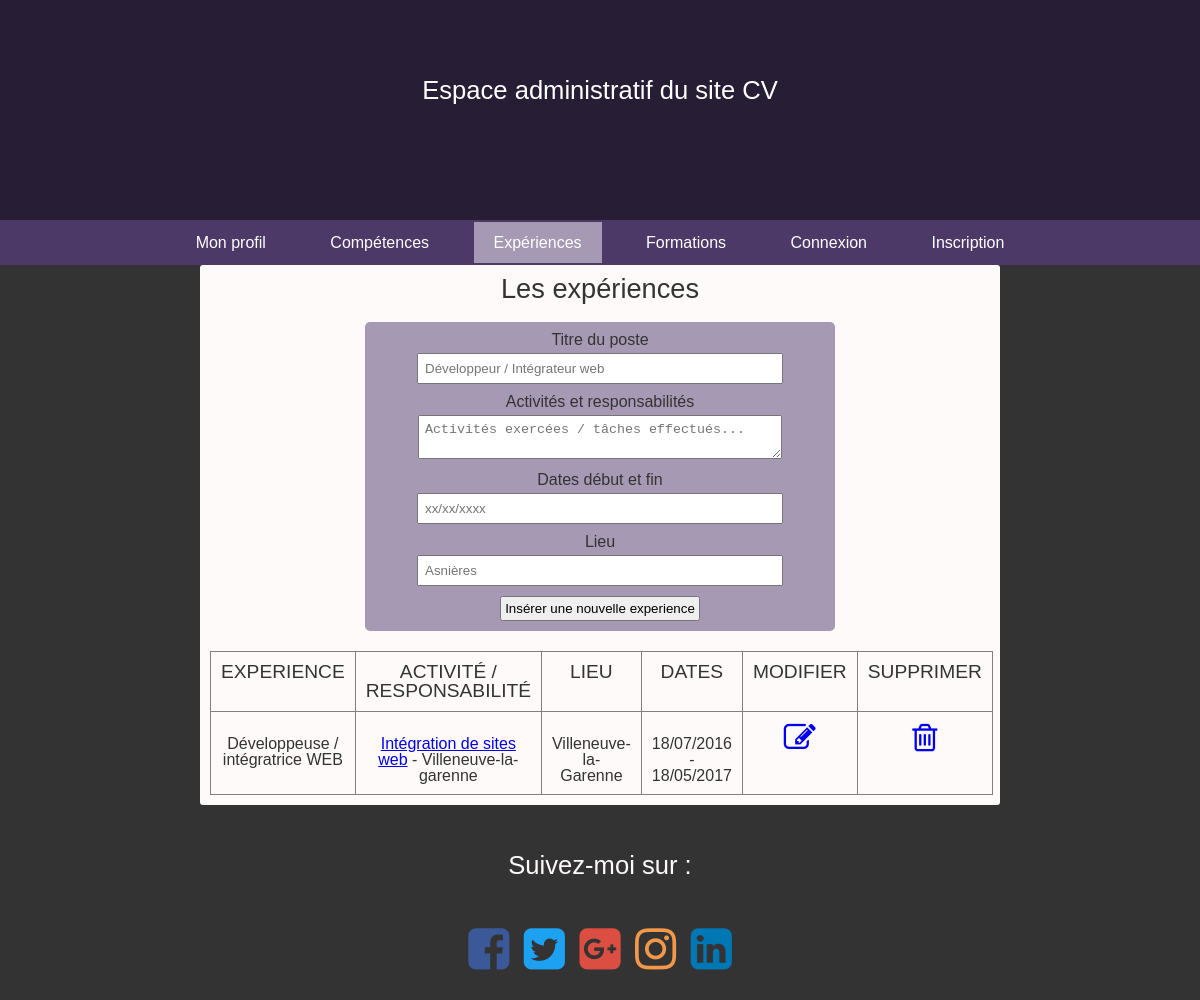
Before: /experiences.php with the older database file.
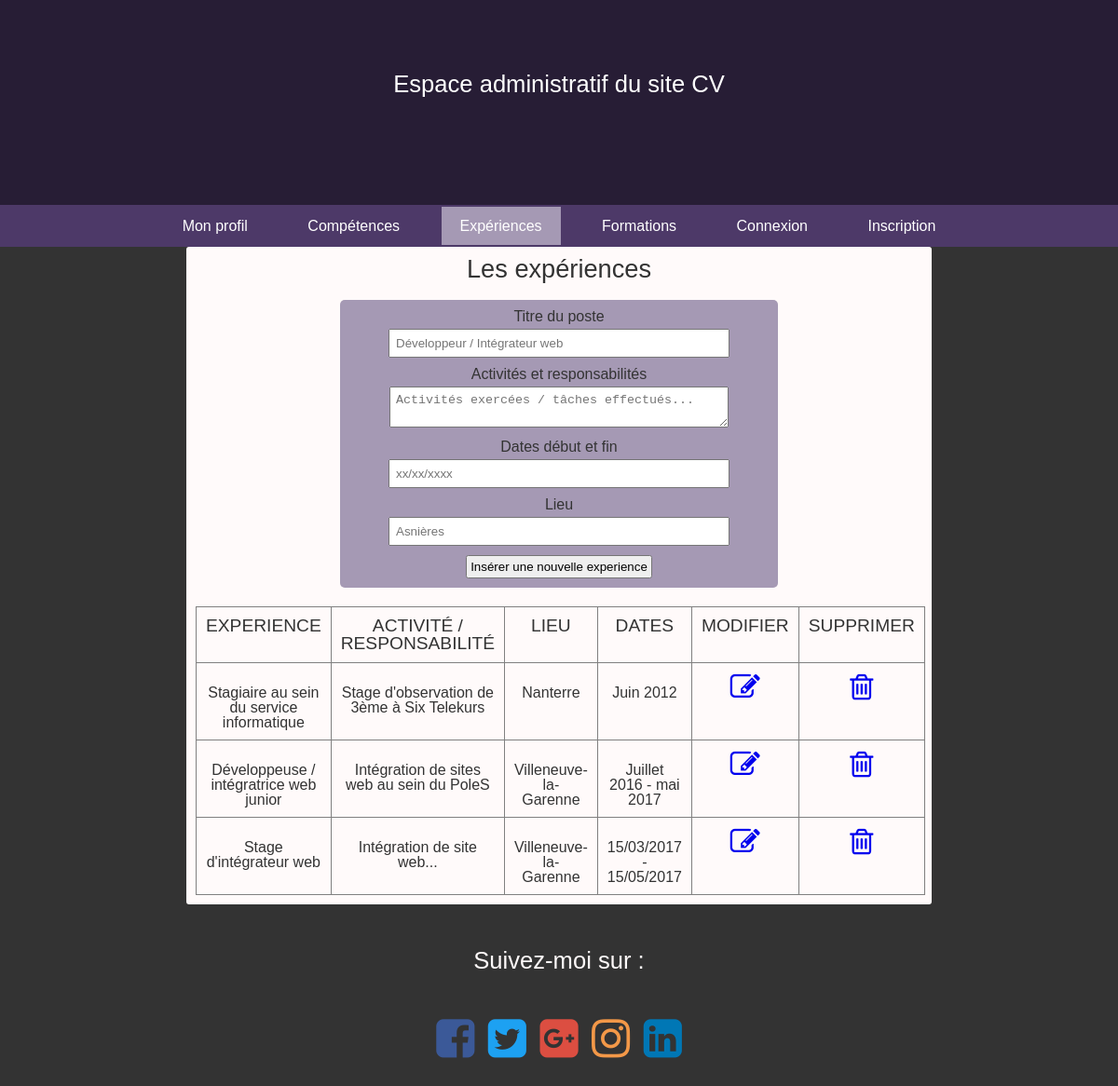
After: the same page with the newer database file.
### tables this page shows
CREATE TABLE `experiences` (
  `id_experience` int(11) NOT NULL,
  `experience` varchar(150) NOT NULL,
  `taches` text,
  `lieu` varchar(255) NOT NULL,
  `dates` varchar(255) DEFAULT NULL,
  `id_competence` int(11) NOT NULL
);

### inc/functions.php (called while the page is built)
<?php
function menuIsActive($page){
	$page = $page.'.php';
	$Route = $_SERVER['SCRIPT_FILENAME'];
	$Route = explode('/', $Route);
	$Route = end($Route);
	if($Route === $page){
		return 'active';
	}
}

### experiences.php (the view, shortened to what this page needs)
<?php session_start(); require_once('inc/connexion.php'); ?>
<?php require_once('inc/haut.inc.php'); ?>
<h1>Les expériences</h1>
	<form id="formulaire" action="experiences.php" method="post">
		<label>Titre du poste</label><br>
		<input class="experiences" type="text" name="experience" placeholder="Développeur / Intégrateur web"><br>
		<label>Activités et responsabilités</label><br>
		<textarea class="taches" type="text" name="taches" placeholder="Activités exercées / tâches effectués..."></textarea><br>
		<label>Dates début et fin</label><br>
		<input class="dates" type="text" name="dates" placeholder="xx/xx/xxxx"><br>
		<label>Lieu</label><br>
		<input class="lieu" type="text" name="lieu" placeholder="Asnières"><br>
		<input class="submit" type="submit" value="Insérer une nouvelle experience">
	</form>
	<?php
		$query = $bdd -> query("SELECT * FROM experiences");
	?>
	<table id="experiences" border="1">
		<thead>
			<th>Experience</th>
			<th>Activité / Responsabilité</th>
			<th>Lieu</th>
			<th>Dates</th>
			<th>Modifier</th>
			<th>Supprimer</th>
		</thead>
		<tr>
			<?php while ($ligne = $query -> fetch()) { ?>
			<td><?php echo $ligne['experience']; ?></td>
			<td><?php echo $ligne['taches']; ?></td>
			<td><?php echo $ligne['lieu']; ?></td>
			<td><?php echo $ligne['dates']; ?></td>
			<td><a href="modifier_e.php?id_experience=<?php echo $ligne['id_experience']; ?>"><i class="fa fa-pencil-square-o fa-2x" aria-hidden="true"></i></a></td>
			<td><a href="experiences.php?id_experience=<?php echo $ligne['id_experience']; ?>"><i class="fa fa-trash-o fa-2x" aria-hidden="true"></i></a></td>
		</tr>
		<?php } ?>
	</table>
<?php require_once('inc/bas.inc.php'); ?>

### inc/haut.inc.php (shortened to what this page needs)
<!DOCTYPE html>
<html lang="fr">
<head>
	<link rel="stylesheet" href="css/style.css">
	<link rel="stylesheet" href="framework/font-awesome-4.7.0/css/font-awesome.min.css">
</head>
<body>
	<header>
		<h1>Espace administratif du site CV</h1>
	</header>
	<nav>
		<ul>
			<li><a href="index02.php" id="<?=menuIsActive('index');?>">Mon profil</a></li>
			<li><a href="competences.php" id="<?=menuIsActive('competences');?>">Compétences</a></li>
			<li><a href="experiences.php" id="<?=menuIsActive('experiences');?>">Expériences</a></li>
			<li><a href="formations.php" id="<?=menuIsActive('formations');?>">Formations</a></li>
			<?php if(isset($_SESSION['Auth'])):?>
			<li><a href="deconnexion.php" id="<?=menuIsActive('deconnexion');?>">Deconnexion</a></li>
			<?php else:?>
			<li><a href="connexion.php" id="<?=menuIsActive('connexion');?>">Connexion</a></li>
			<li><a href="inscription.php" id="<?=menuIsActive('inscription');?>">Inscription</a></li>
		</ul>
	<?php endif;?>
	</nav>
	<section id="main-content">

### inc/bas.inc.php (shortened to what this page needs)
</section>
	<footer id="main-footer">
	<h1>Suivez-moi sur :</h1>
		<div id="icon-footer">
			<a href="https://www.facebook.com/" target="_blank"><i class="fa fa-facebook-square fa-3x" aria-hidden="true"></i></a>
			<a href="https://twitter.com/" target="_blank"><i class="fa fa-twitter-square fa-3x" aria-hidden="true"></i></a>
			<a href="https://plus.google.com/explore" target="_blank"><i class="fa fa-google-plus-square fa-3x" aria-hidden="true"></i></a>
			<a href="https://www.instagram.com/" target="_blank"><i class="fa fa-instagram fa-3x" aria-hidden="true"></i></a>
			<a href="https://www.linkedin.com/" target="_blank"><i class="fa fa-linkedin-square fa-3x" aria-hidden="true"></i></a>
		</div>
	</footer>
</body>
</html>

### css/style.css (style rules this page uses)
html, body, div, span, applet, object, iframe, h1, h2, h3, h4, h5, h6, p, blockquote, pre, a, abbr, acronym, address, big, cite, code, del, dfn, em, img, ins, kbd, q, s, samp, small, strike, strong, sub, sup, tt, var, b, u, i, center, dl, dt, dd, ol, ul, li, fieldset, form, label, legend, table, caption, tbody, tfoot, thead, tr, th, td, article, aside, canvas, details, embed, figure, figcaption, footer, header, hgroup, menu, nav, output, ruby, section, summary, time, mark, audio, video { margin: 0; padding: 0; font-size: 100%; font: inherit; vertical-align: baseline; }
HTML5 display-role reset for older browsers article, aside, details, figcaption, figure, footer, header, hgroup, menu, nav, section { display: block; }
body { line-height: 1; }
ol, ul { list-style: none; }
table { border-collapse: collapse; border-spacing: 0; }
body { font-family: 'Raleway', sans-serif; background: #333; color: #333; }
header { background: #271D35; height: 220px; }
header h1 { text-align: center; color: white; font-size: 1.6em; line-height: 180px; }
#active { background: #A599B4; }
nav { background: #4D3968; line-height: 45px; text-align: center; }
nav ul li { display: inline-block; padding: 0 10px 0 10px; }
nav ul li a { color: white; text-decoration: none; padding: 12px 20px 12px; }
#main-content { background: snow; border-radius: 3px; width: 65%; margin: 0 auto; padding: 10px; }
#main-content h1 { text-align: center; font-size: 1.7em; margin-bottom: 20px; }
#competences-index th, td { padding: 10px; text-align: center; }
#experiences-index th, td { padding: 10px; text-align: center; }
#formation-index th, td { padding: 10px; text-align: center; }
#competences th, td { padding: 10px; text-align: center; }
#formulaire { background: #A599B4; padding: 10px; width: 450px; margin: 20px auto; border-radius: 5px; text-align: center; }
label { margin-bottom: 5px; }
.competence, .niveau, textarea { width: 350px; margin-bottom: 10px; padding: 6px; }
.submit { padding: 3px; cursor: pointer; }
#experiences { margin: 0 auto; }
#experiences th { font-size: 1.2em; font-style: bold; text-transform: uppercase; }
#experiences th, td { padding: 10px; text-align: center; }
#formulaire .experiences, .taches, .dates, .lieu { width: 350px; margin: 5px 0 10px; padding: 6px; }
#formations th, td { padding: 10px; text-align: center; }
#main-footer { height: 260px; animation: pulse 5s infinite; }
#main-footer h1 { text-align: center; color: snow; line-height: 120px; font-size: 1.6em; }
#icon-footer { text-align: center; word-spacing: 10px; }
#icon-footer a { color: snow; cursor: pointer; }
#icon-footer .fa-facebook-square { color: #3B5998; }
#icon-footer .fa-twitter-square { color: #1DA1F2; }
#icon-footer .fa-google-plus-square { color: #DC4E41; }
#icon-footer .fa-instagram { color: #F39848; }
#icon-footer .fa-linkedin-square { color: #0077B5; }

Changed rows visible on the page:
added experiences: experience "Stagiaire au sein du service informatique", taches "Stage d'observation de 3ème à Six Telekurs", lieu "Nanterre", dates "Juin 2012"
changed experiences: experience "Développeuse / intégratrice WEB" → "Développeuse / intégratrice web junior"; taches "Intégration de sites web - Villeneuve-la-garenne" → "Intégration de sites web au sein du PoleS"; dates "18/07/2016 - 18/05/2017" → "Juillet 2016 - mai 2017"
added experiences: experience "Stage d'intégrateur web", taches "Intégration de site web...", lieu "Villeneuve-la-Garenne", dates "15/03/2017 - 15/05/2017"
